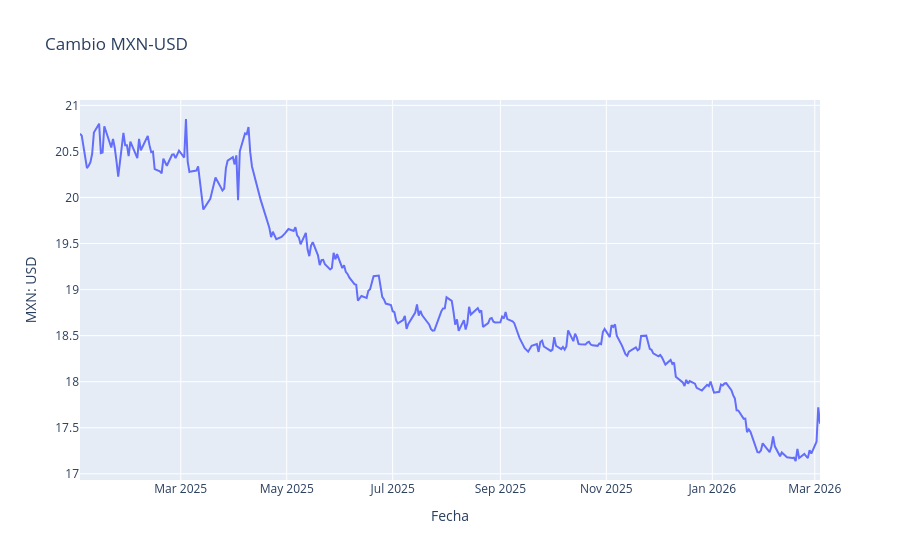

Notebook code for this chart:
### Markdown cell above
Debido a que el cambio de MXN a USD es bastante variable, decidimos filtrar el dataset. Nuestro objetivo es predecir la semana del 04/mar/2026 al 13/mar/2026, tomaremos exclusivamente los **datos del año 2025 y lo que va del 2026**.

### Code cell
# Filter dataset
df = df.loc['2025-01-01':]

# Visualize series
fig = go.Figure()
fig.add_trace(go.Scatter(x=df.index, y=df.Valor, mode='lines', name='MXN: USD'))

fig.update_layout(
    title='Cambio MXN-USD',
    xaxis_title='Fecha',
    yaxis_title='MXN: USD'
)
fig.show()

### Figure 1 — Plotly figure (JSON) as saved in the notebook; plotly's stock layout.template omitted (floating-point values rounded to 4 significant figures; data arrays with more than 128 entries replaced by an {"elided": "..."} marker saying what was removed)
{"data": [{"mode": "lines", "name": "MXN: USD", "type": "scatter", "x": {"elided": "294 str values"}, "y": {"elided": "294 float values"}}], "layout": {"title": {"text": "Cambio MXN-USD"}, "xaxis": {"title": {"text": "Fecha"}}, "yaxis": {"title": {"text": "MXN: USD"}}}}
